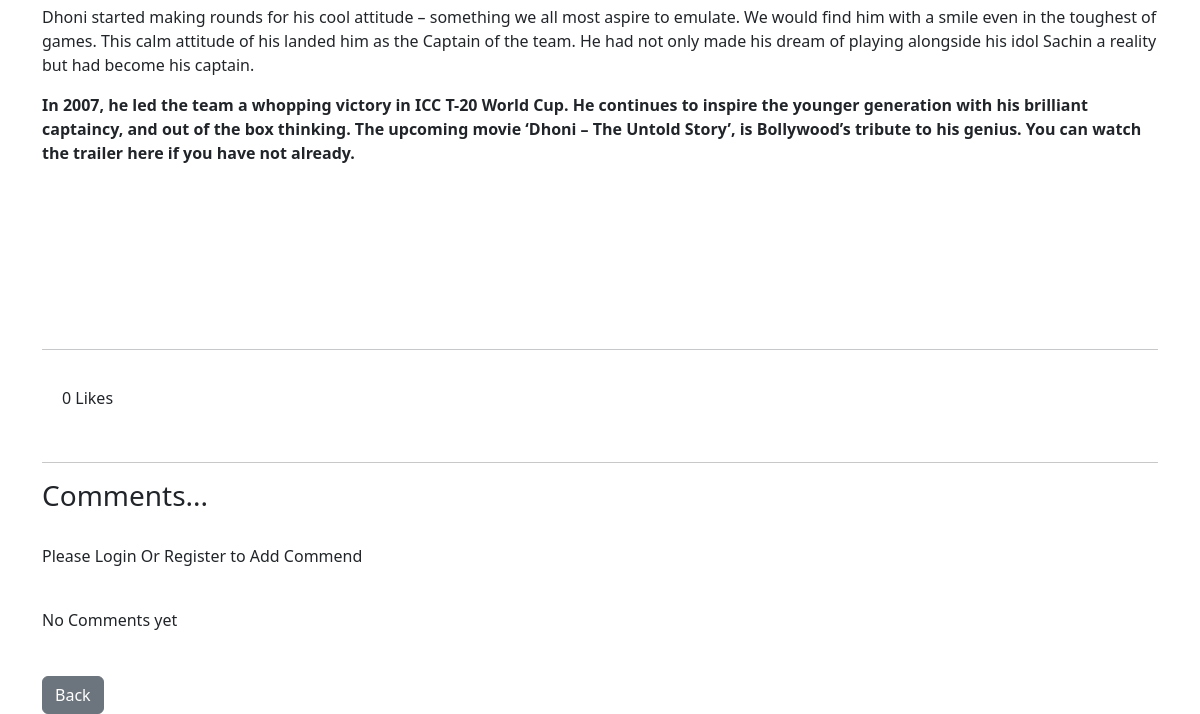
Before: /article/19 (lower part) with the older database file.
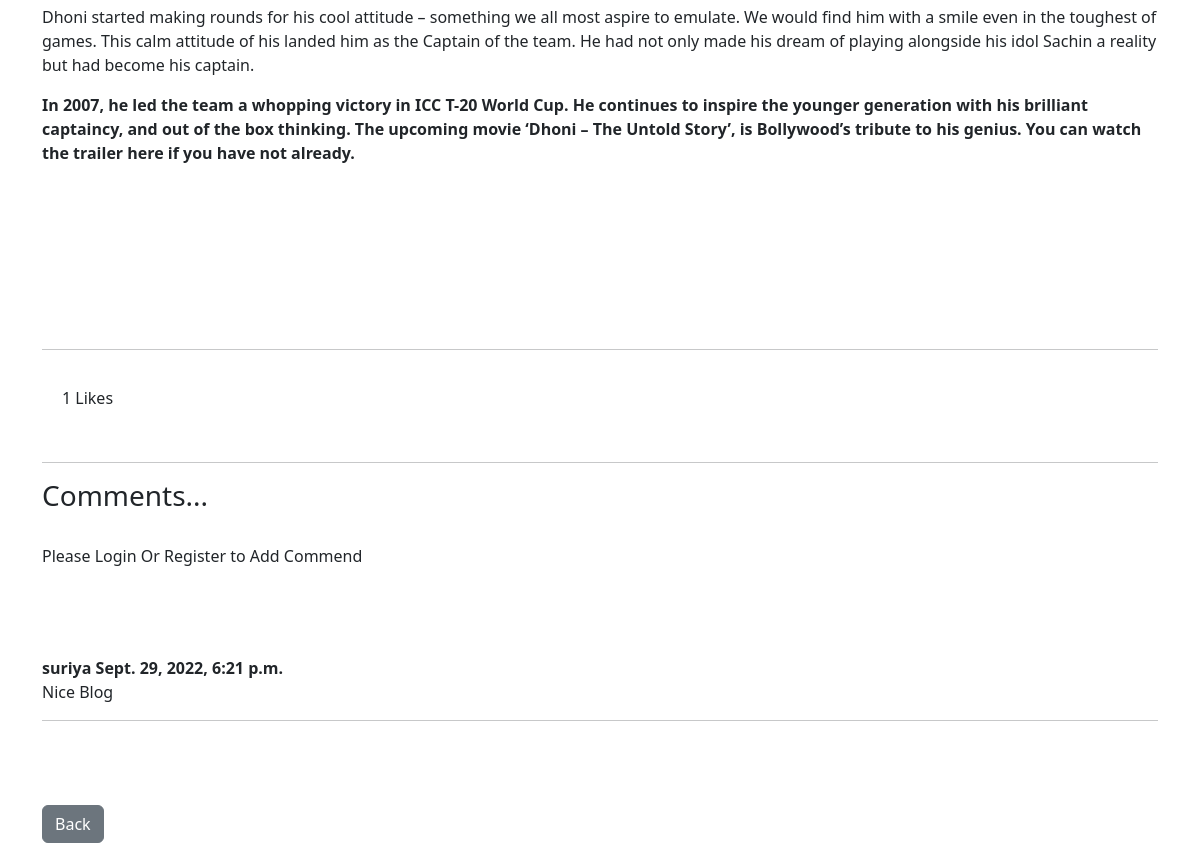
After: the same page with the newer database file.
### user/models.py (models this page shows, shortened)
class Post(models.Model):
    title=models.CharField(max_length=255)
    titleTag=models.CharField(max_length=255)
    header_image=models.ImageField(null=True,blank=True,upload_to="images/")
    author=models.ForeignKey(User,on_delete=models.CASCADE)
    snippet=models.TextField(max_length=255,default='Click link above to view post....')
    category=models.CharField(max_length=255,default='Uncategory')
    body=RichTextField(blank=True,null=True)
    post_date=models.DateField(auto_now_add=True)
    likes=models.ManyToManyField(User,related_name='blog_post')
    def total_like(self):
        return self.likes.count()

class Comment(models.Model):
    post=models.ForeignKey(Post,related_name="comments",on_delete=models.CASCADE)
    name=models.ForeignKey(User,related_name="commenter_name",on_delete=models.CASCADE)
    comment=models.TextField(max_length=250)
    date_added=models.DateTimeField(auto_now_add=True)

### user/views.py (the view)
# urls.py: path('article/<int:pk>',ArticleView.as_view(),name='article'),
class ArticleView(DetailView):
    model =Post
    template_name='article.html'
    def get_context_data(self,*args,**kwargs):
        cat_menu=Category.objects.all()
        context=super(ArticleView, self).get_context_data()
        stuff =get_object_or_404(Post,id=self.kwargs['pk'])
        liked=False
        if stuff.likes.filter(id=self.request.user.id).exists():
            liked=True
        context['liked']=liked
        return context

### user/templates/article.html (shortened to what this page needs)
{% extends 'base.html'%}
{%load static%}
{% block content%}
	<div>
		<small>By : </small><br><br>
    <br><br>
  	<br><br>
	<br>
	{{post.body |safe}}
	<br><br>
	<br>
	<hr>
	<div style="padding: 20px">
		<p>{{post.total_like}} Likes</p>
	</div>
	<hr>
	</div>
<h3>Comments...</h3><br>
{% if not user.is_authenticated %}
<p>Please Login Or Register to Add Commend </p>
{%endif%}
	<br>
{%if not post.comments.all %}
No Comments yet
{%else%}
<br><br>
{% for comment in post.comments.all%}
<b>{{comment.name}}</b>
<b>{{comment.date_added}}</b>
<br>
{{comment.comment}}<br>
<hr>
{%endfor%}
{%endif%}
<br><br>
	<div style="display: flex; padding-top: 20px;">
		<a class="btn btn-secondary" href="{% url 'home' %}">Back</a>
	</div>
	</div>
{% endblock %}

Changed rows visible on the page:
computed for Post: total_like "0" → "1"
added Comment: name "suriya", date_added "Sept. 29, 2022, 6:21 p.m.", comment "Nice Blog"
Other visible differences:
text no longer shown: "No Comments yet"
